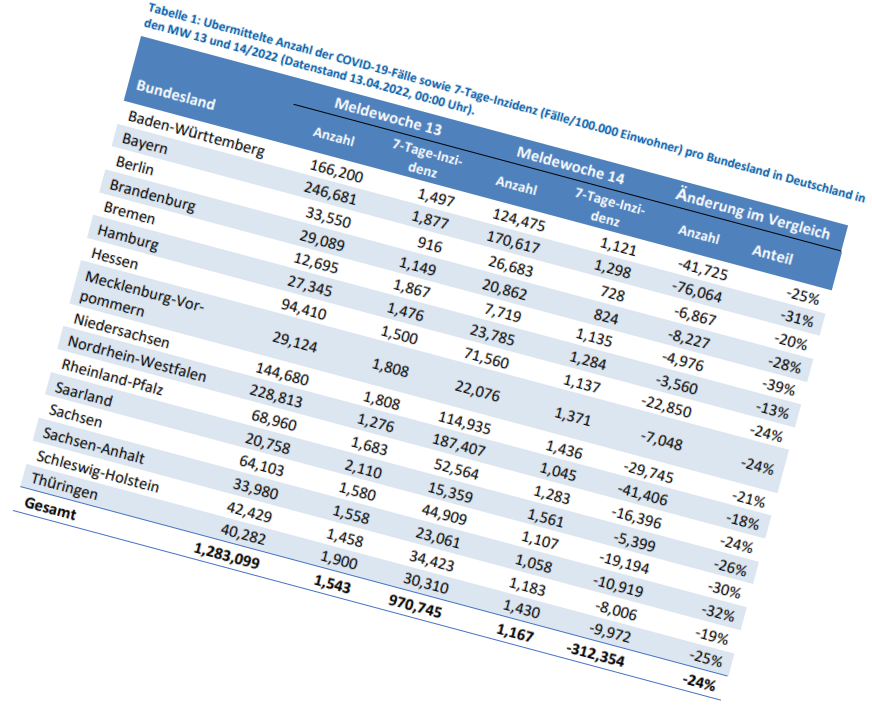
#> input picture Development/imageTest/rotate_table.png, 872 x 721 px
$ python -i old_tilt_correction.py   (imports and definitions only)
#> lines starting #> are read from the running program, lines starting #| are printed output that depends on the picture; after the words box and inside, x2 and y2 are one past the last pixel; in counts of white or black regions, pixels touching at a corner belong together
### Neigungskorrektur durch Horizonalenerkennung
'''
Schritte:
 1. LineSerch() --- markieren alle Horizonalen
 2. TiltCorrection() --- korrigieren Schiefe Bilder
'''

import cv2
import numpy as np
import math
from binar_noise_reduction import GaussB

def LineSearch(bina_image):
    ### Line makieren durch HoughLines()
    edges = cv2.Canny(bina_image, 50, 250, apertureSize= 3) ## apertureSize is the size of kernel, also soble
    long_size = 400 # minlinelength

    lines = cv2.HoughLinesP(edges, 1.0, np.pi/180, 50, minLineLength=long_size, maxLineGap=5)
    # https://blog.csdn.net/dcrmg/article/details/78880046 #

    ### show the line
    # img_color = cv2.imread(path, -1)
    '''
    color_img = np.expand_dims(bina_img, axis=2)
    color_img = np.concatenate((color_img, color_img, color_img), axis=-1)

    # change the gray image to color image
    '''
    ### oder: ###
    color_img = cv2.merge((bina_image, bina_image, bina_image))

    for line in lines:
        x1, y1, x2, y2 = line[0]

        img_line = cv2.line(color_img, (x1,y1), (x2, y2), (0, 0, 255), 1)

    if __name__ == '__main__':
        # cv2.imshow('input', bina_img)
        cv2.imshow("output", img_line)
        cv2.waitKey()

    return img_line, lines


# [98 lines left out: functions GetAngle, Rotate, TiltCorrection, not called in this run]


# [2 lines not run here, left out]
    # [8 lines of commented-out code are left out]

>>> import cv2
>>> picture = cv2.imread('../../../Development/imageTest/rotate_table.png', cv2.IMREAD_GRAYSCALE)
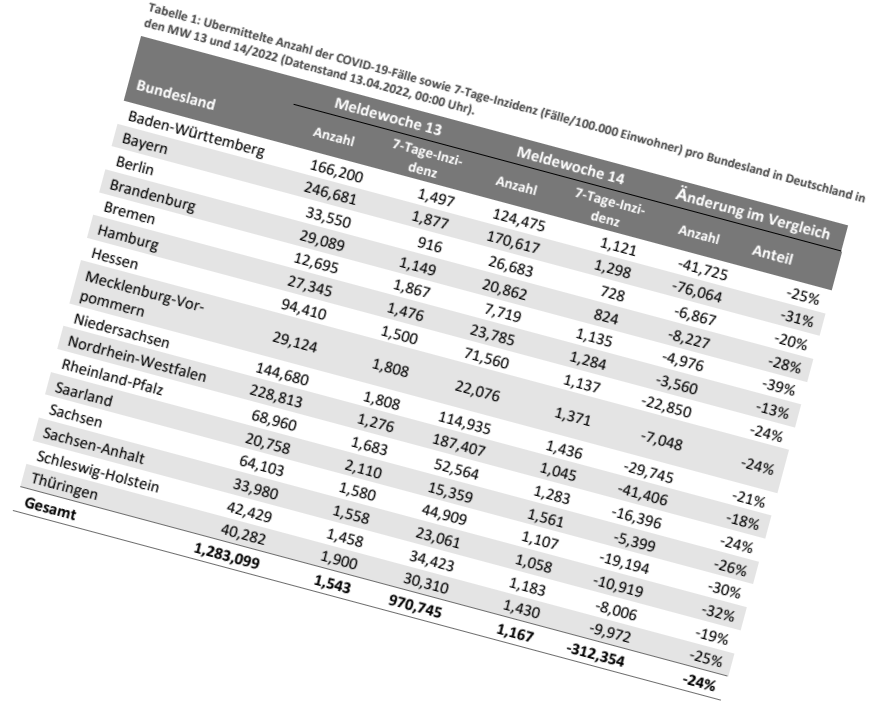
#> picture: shape (721, 872); min 0, max 255, mean 229.5
>>> result = LineSearch(picture)
#> in LineSearch, `edges = cv2.Canny(bina_image, 50, 250, apertureSize= 3)`:
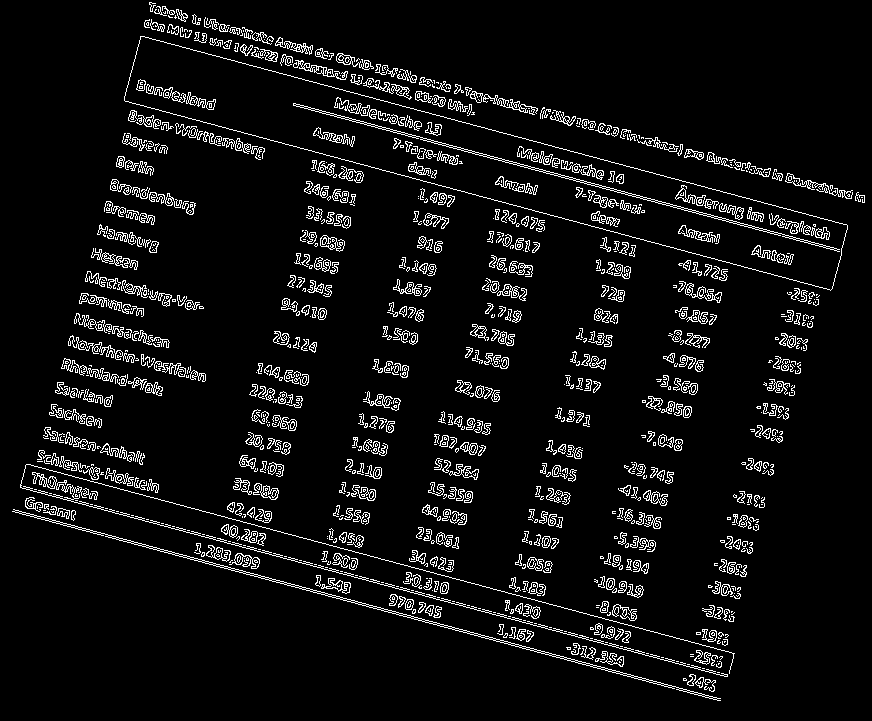
#> edges: shape (721, 872); 6.4% white in thin lines or dots
#> in LineSearch, `lines = cv2.HoughLinesP(edges, 1.0, np.pi/180, 50, minLineLength=long_..`: lines = [[125, 101, 830, 290], [140, 36, 847, 225], [27, 464, 734, 653], [12, 511, 719, 700], [13, 509, 720, 698], [20, 487, 727, 676], [293, 105, 841, 251], [20, 485, 727, 674], [294, 103, 841, 249], [293, 103, 841, 250]]
#> the loop in LineSearch, `for line in lines:` made 10 passes
#> pass 2, in LineSearch, `img_line = cv2.line(color_img, (x1,y1), (x2, y2), (0, 0, 255), 1)`:
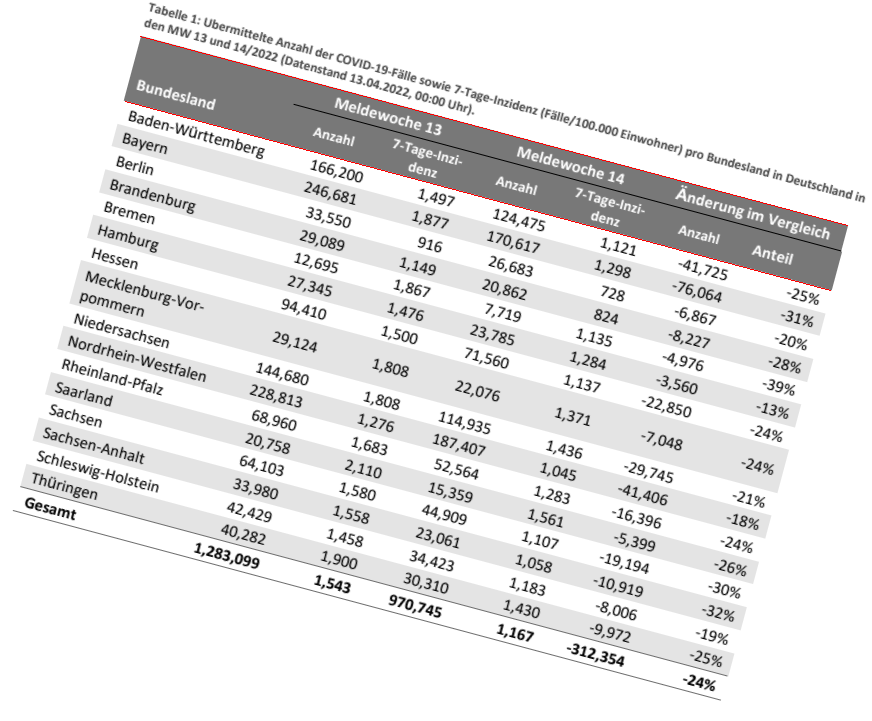
#> img_line: shape (721, 872, 3); mean of channels 0, 1, 2 229.1, 229.1, 229.6; drawn as B, G, R
#> pass 3, in LineSearch, `img_line = cv2.line(color_img, (x1,y1), (x2, y2), (0, 0, 255), 1)`:
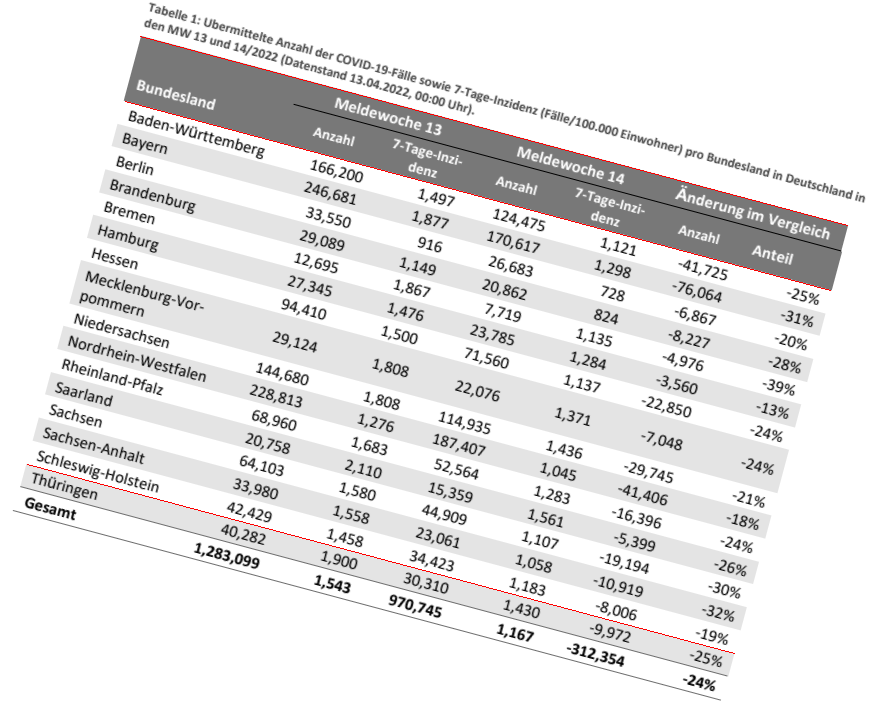
#> img_line: shape (721, 872, 3); 0.11% of pixels changed, all inside (x1, y1, x2, y2) = (27, 464, 735, 654); drawn as B, G, R
#> after the loop in LineSearch, `for line in lines:`:
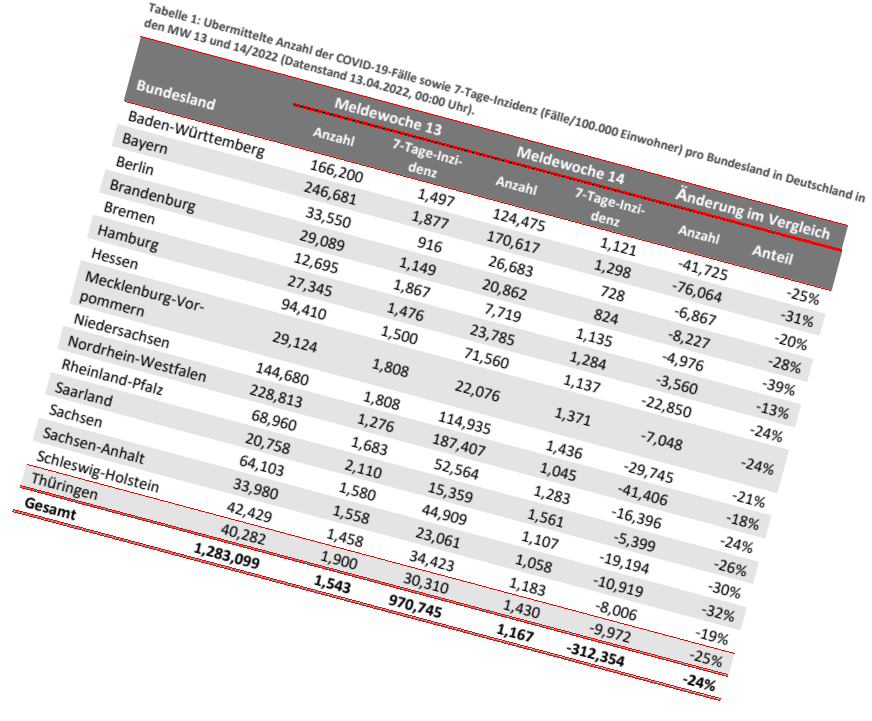
#> color_img: shape (721, 872, 3); mean of channels 0, 1, 2 227.6, 227.6, 230.2; drawn as B, G, R

$ run again, on Development/imageTest/winkel_-30.png
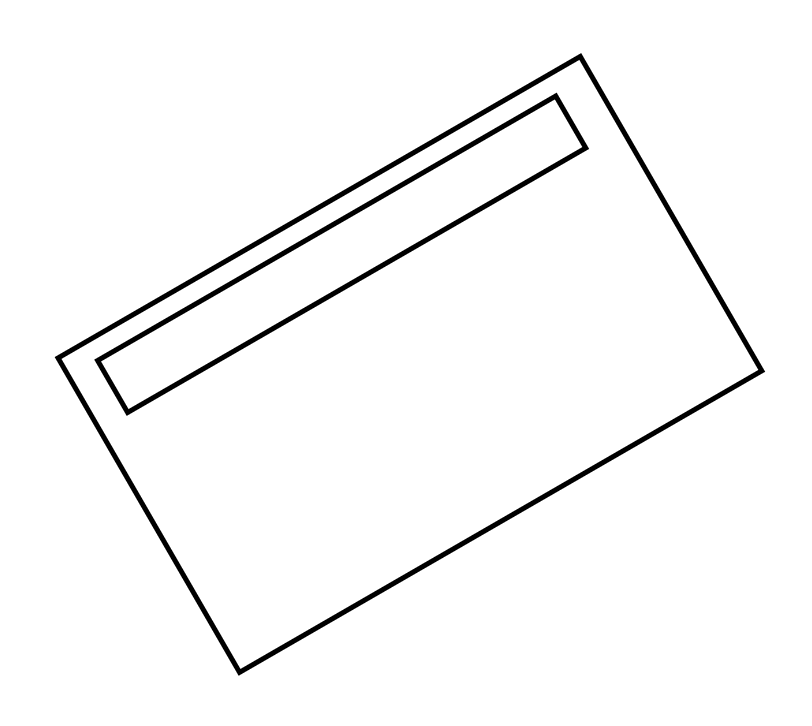
#> input picture Development/imageTest/winkel_-30.png, 812 x 726 px
#> picture is the input picture: shape (726, 812); min 0, max 255, mean 248.3
#> in LineSearch, `edges = cv2.Canny(bina_image, 50, 250, apertureSize= 3)`:
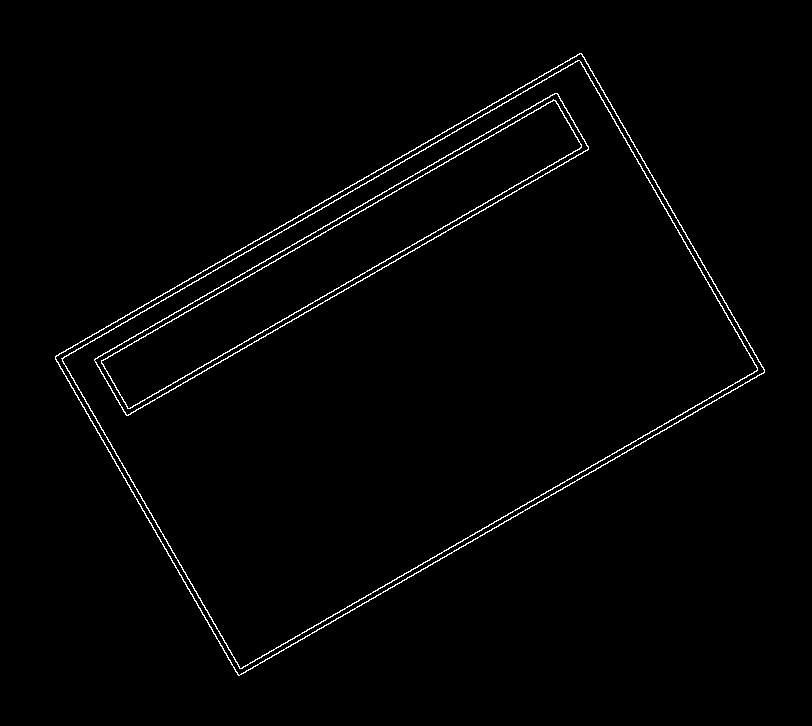
#> edges: shape (726, 812); 1.4% white in thin lines or dots, all inside (x1, y1, x2, y2) = (55, 53, 765, 676)
#> lines = [[56, 361, 584, 57], [235, 671, 762, 367], [55, 356, 580, 53], [96, 364, 559, 97], [123, 411, 586, 144], [94, 359, 556, 93], [238, 675, 764, 371], [126, 415, 588, 148], [64, 356, 577, 60], [95, 358, 554, 93], [96, 363, 559, 96], [241, 674, 764, 372]]
#> the loop in LineSearch, `for line in lines:` made 12 passes
#> after the loop in LineSearch, `for line in lines:`:
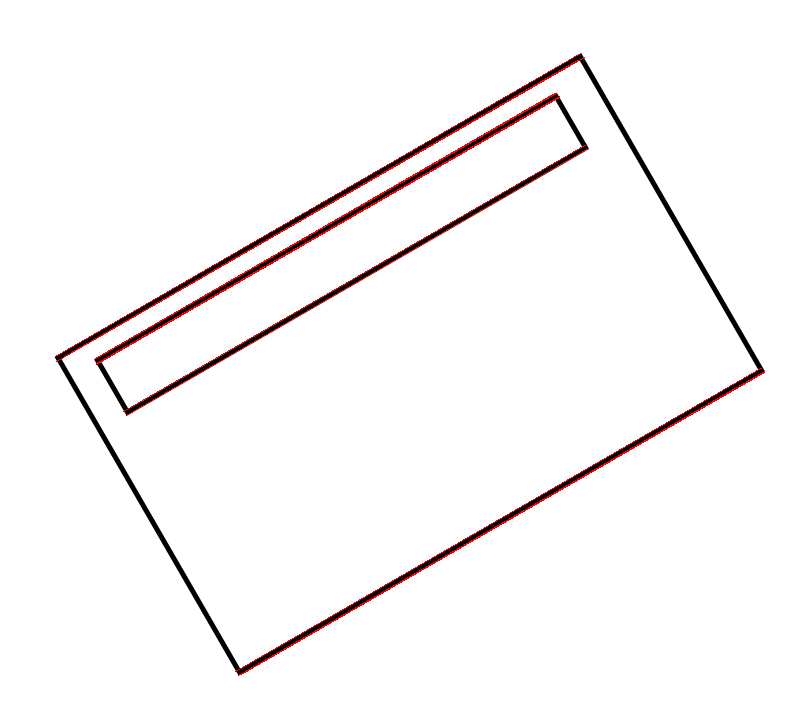
#> color_img: shape (726, 812, 3); 0.95% of pixels changed, all inside (x1, y1, x2, y2) = (55, 53, 765, 676); drawn as B, G, R

$ run again, on Development/imageTest/winkel_30.png
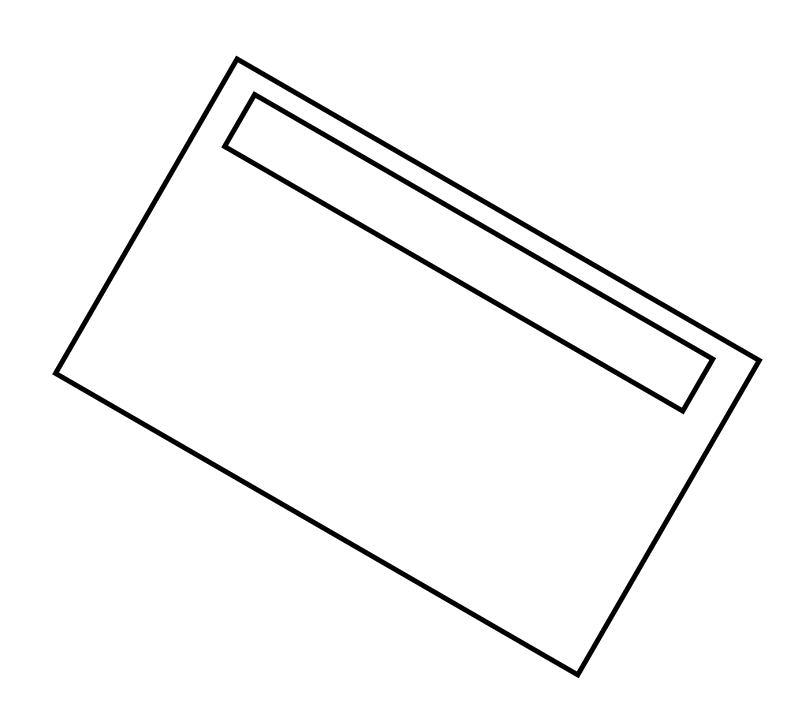
#> input picture Development/imageTest/winkel_30.png, 812 x 726 px
#> picture is the input picture: shape (726, 812); min 0, max 255, mean 248.3
#> in LineSearch, `edges = cv2.Canny(bina_image, 50, 250, apertureSize= 3)`:
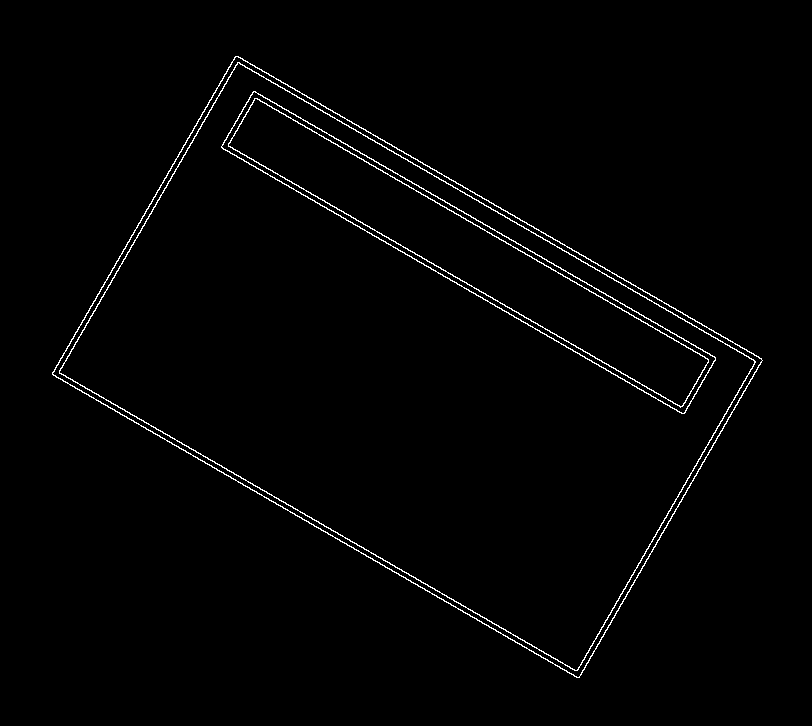
#> edges: shape (726, 812); 1.4% white in thin lines or dots, all inside (x1, y1, x2, y2) = (52, 56, 763, 678)
#> lines = 13 rows, first 6: [223, 143, 686, 410], [52, 374, 577, 677], [254, 91, 715, 357], [237, 56, 761, 358], [222, 148, 681, 413], [233, 60, 760, 364]
#> the loop in LineSearch, `for line in lines:` made 13 passes
#> after the loop in LineSearch, `for line in lines:`:
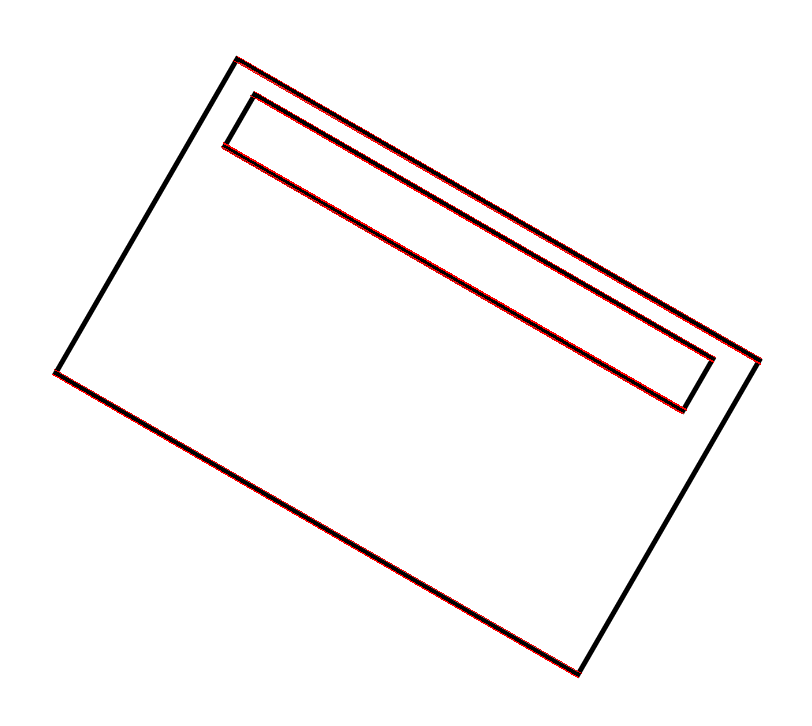
#> color_img: shape (726, 812, 3); 1.05% of pixels changed, all inside (x1, y1, x2, y2) = (52, 56, 762, 678); drawn as B, G, R

$ run again, on Development/imageTest/winkel_-60.png
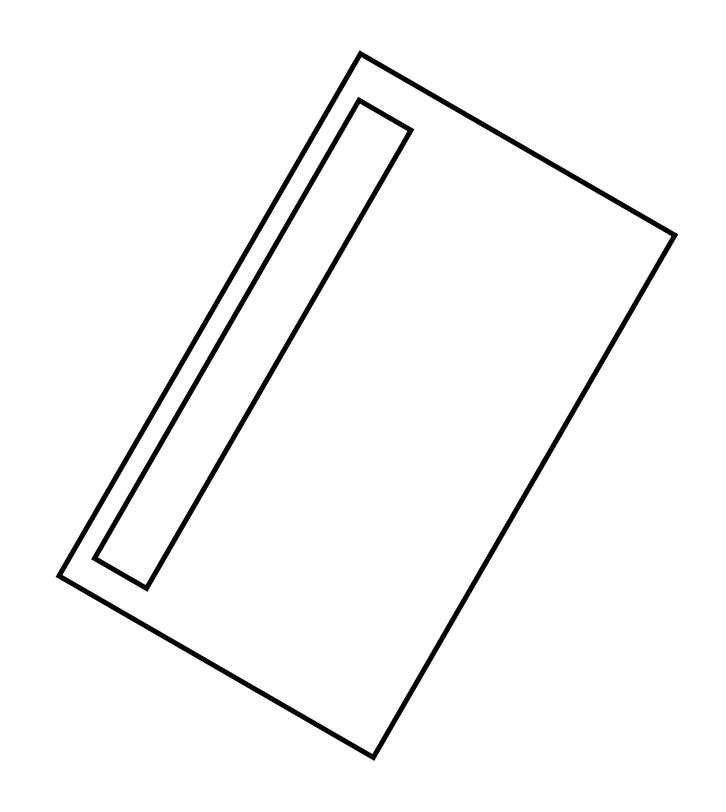
#> input picture Development/imageTest/winkel_-60.png, 726 x 812 px
#> picture is the input picture: shape (812, 726); min 0, max 255, mean 248.3
#> in LineSearch, `edges = cv2.Canny(bina_image, 50, 250, apertureSize= 3)`:
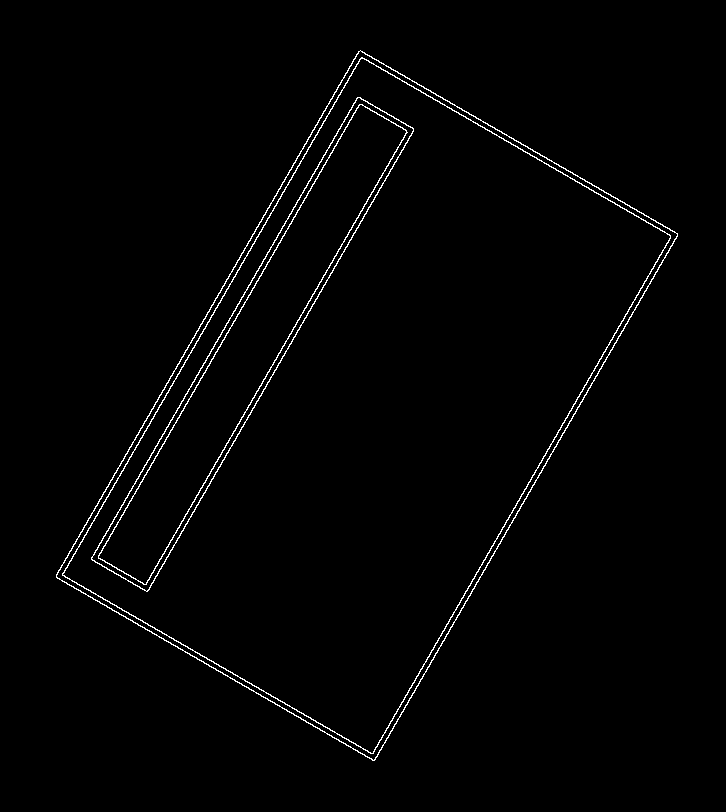
#> edges: shape (812, 726); 1.4% white in thin lines or dots, all inside (x1, y1, x2, y2) = (56, 50, 678, 761)
#> lines = [[60, 579, 364, 52], [374, 760, 677, 234], [56, 575, 358, 51], [370, 758, 674, 231], [91, 559, 358, 97], [147, 591, 413, 130], [142, 589, 410, 126], [95, 561, 362, 99], [59, 578, 359, 59], [369, 757, 670, 236], [91, 558, 357, 97], [147, 590, 413, 129]]
#> the loop in LineSearch, `for line in lines:` made 12 passes
#> after the loop in LineSearch, `for line in lines:`:
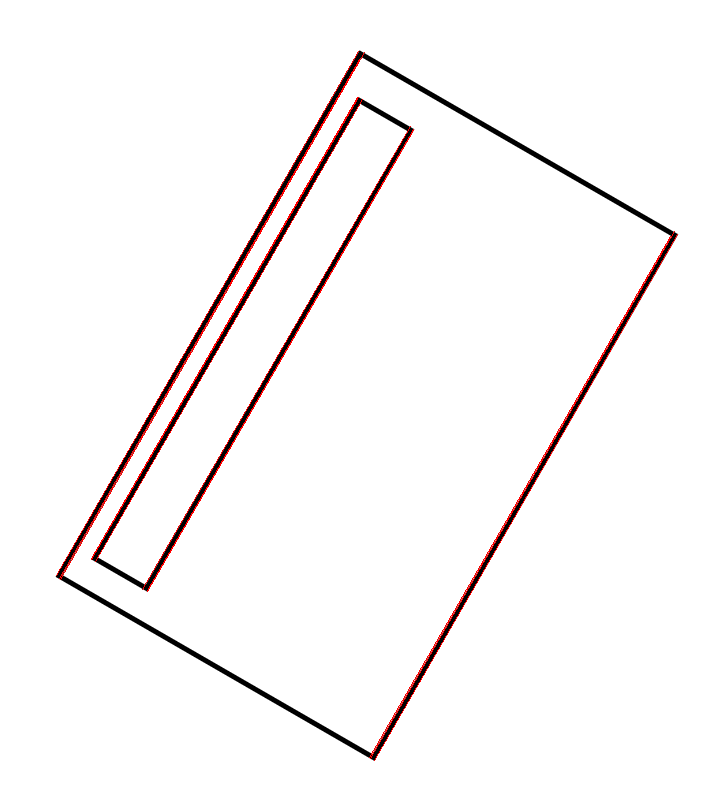
#> color_img: shape (812, 726, 3); 0.96% of pixels changed, all inside (x1, y1, x2, y2) = (56, 51, 678, 761); drawn as B, G, R
